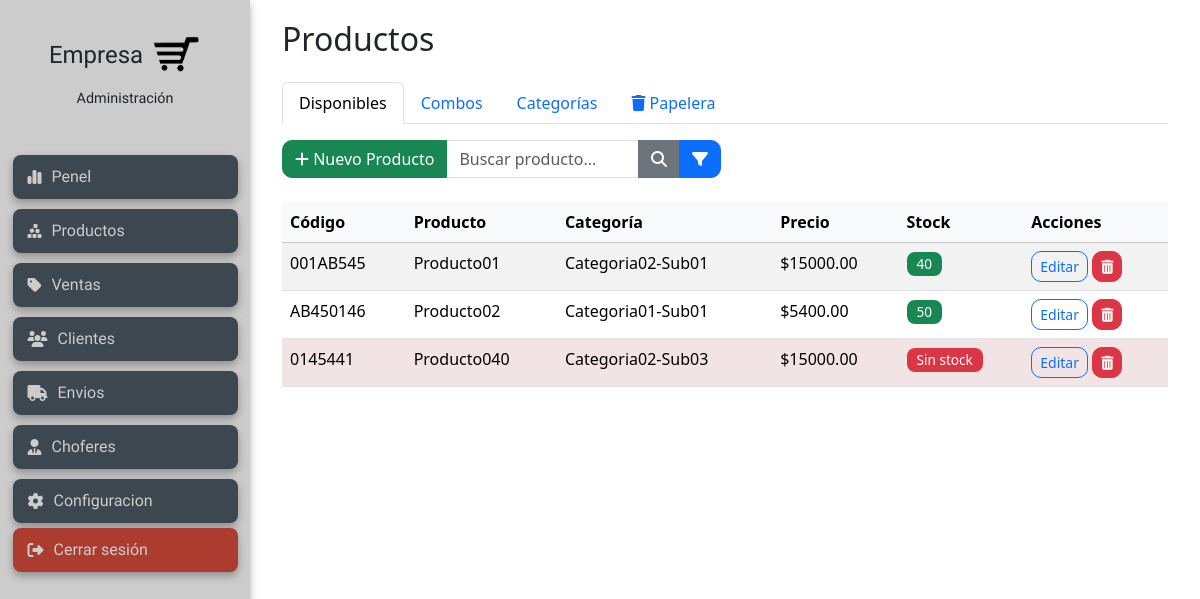
Screenshot of /products/ (signed in) with the database file from the repository.
### products/models.py (models this page shows, shortened)
class Product(models.Model):
    code = models.CharField(max_length=50, unique=True, verbose_name="Código del Producto", blank=True, null=True)
    name = models.CharField(max_length=200, verbose_name="Nombre")
    description = models.TextField(blank=True, verbose_name="Descripción")
    category = models.ForeignKey(
        Category,
        on_delete=models.SET_NULL,
        null=True, blank=True,
        related_name="products",
        verbose_name="Subcategoría"
    )
    price = models.DecimalField(max_digits=10, decimal_places=2, verbose_name="Precio")
    stock = models.IntegerField(verbose_name="Stock")
    available = models.BooleanField(default=True, verbose_name="Disponible")
    created = models.DateTimeField(auto_now_add=True, verbose_name="Fecha de creación")
    updated = models.DateTimeField(auto_now=True, verbose_name="Última modificación")
    class Meta:
        verbose_name = "Producto"
        verbose_name_plural = "Productos"
        ordering = ['name']

class Category(models.Model):
    name = models.CharField(max_length=100, unique=True, verbose_name="Nombre")
    slug = models.SlugField(max_length=100, unique=True, blank=True)
    parent = models.ForeignKey(
        'self',
        on_delete=models.CASCADE,
        null=True,
        blank=True,
        related_name='children',
        verbose_name="Categoría Padre"
    )
    class Meta:
        verbose_name = "Categoría"
        verbose_name_plural = "Categorías"
        ordering = ['name']

### products/views.py (the view)
# urls.py: path('', views.product_list, name='product_list'),
@login_required
def product_list(request):
    category_filter = request.GET.get('category')
    status_filter = request.GET.get('status')
    search_query = request.GET.get('search') or ''  # <- evita "None"
    products = Product.objects.filter(available=True)
    if search_query:
        products = products.filter(Q(name__icontains=search_query) | Q(code__icontains=search_query))
    if category_filter:
        products = products.filter(category_id=category_filter)
    if status_filter == 'in_stock':
        products = products.filter(stock__gt=0)
    elif status_filter == 'out_of_stock':
        products = products.filter(stock__exact=0)
    context = {
        'products': products,
        'categories': Category.objects.all(),
        'filters': {'category': category_filter, 'status': status_filter, 'search': search_query},
        'active_tab': 'available',
    }
    return render(request, 'products/product_list.html', context)

### products/templates/products/product_list.html (shortened to what this page needs)
{% extends "products/products_layout.html" %}
{% load static %}
{% block product_content %}
    <form method="get" class="mb-4">
    <div class="row g-2 align-items-end">
        <div class="col-md-6 position-relative">
            <div class="input-group">
                <a href="{% url 'products:product_create' %}" class="btn btn-success ">
                <i class="fa-solid fa-plus"></i> Nuevo Producto
                </a>
                <input type="text" name="search" id="search"
                        value="{{ filters.search|default_if_none:'' }}"|
                        class="form-control" placeholder="Buscar producto...">
                <button class="btn btn-secondary" type="submit">
                    <i class="fa-solid fa-search"></i>
                </button>
                <button class="btn btn-primary" type="button" id="btnFilterToggle" title="Mostrar/Ocultar filtros">
                    <i class="fa-solid fa-filter"></i>
                </button>
            </div>
        </div>
    </div>
    </form>
    <div class="table-responsive mt-3">
        <table class="table table-hover table-striped">
            <thead class="table-light">
                <tr>
                    <th>Código</th>
                    <th>Producto</th>
                    <th>Categoría</th>
                    <th>Precio</th>
                    <th>Stock</th>
                    <th>Acciones</th>
                </tr>
            </thead>
            <tbody>
                {% for product in products %}
                <tr class="{% if product.stock == 0 %} resaltado-rojo {% endif %}">
                    <td>{{ product.code|default:"N/A" }}</td>
                    <td>{{ product.name }}</td>
                    <td>{{ product.category.name }}</td>
                    <td>${{ product.price|floatformat:2 }}</td>
                    <td>
                        <span class="badge {% if product.stock > 0 %}bg-success{% else %}bg-danger{% endif %}">
                            {% if product.stock > 0 %} {{ product.stock }}{% else %}Sin stock {% endif %}
                        </span>
                    </td>
                    <td>
                        <a href="{% url 'products:product_edit' product.id %}" class="btn btn-sm btn-outline-primary" title="Editar">
                            Editar
                        </a>
                        <button type="button" class="btn btn-sm btn-danger" data-bs-toggle="modal" data-bs-target="#deleteModal{{ product.id }}" title="Eliminar (a papelera)">
                            <i class="fa-solid fa-trash-can"></i>
                        </button>
                    </td>
                </tr>
                {% empty %}
                <tr>
                    <td colspan="6" class="text-center">No hay productos disponibles.</td>
                </tr>
                {% endfor %}
            </tbody>
        </table>
    </div>
{% endblock product_content %}

### static/css/styleManagement.css (style rules this page uses)
body { margin: 0; font-family: 'Segoe UI', sans-serif; }
.btn { border-radius: 10px; }
.resaltado-rojo td { background-color: rgb(255, 240, 240) !important; }
.badge { font-size: 0.85rem; padding: 5px 10px; border-radius: 8px; font-weight: 500; }

### rows the page displays
Product: code "001AB545", name "Producto01", category.name "Categoria02-Sub01", price "15000.00", stock "40"
Product: code "AB450146", name "Producto02", category.name "Categoria01-Sub01", price "5400.00", stock "50"
Product: code "0145441", name "Producto040", category.name "Categoria02-Sub03", price "15000.00", stock "Sin stock"
